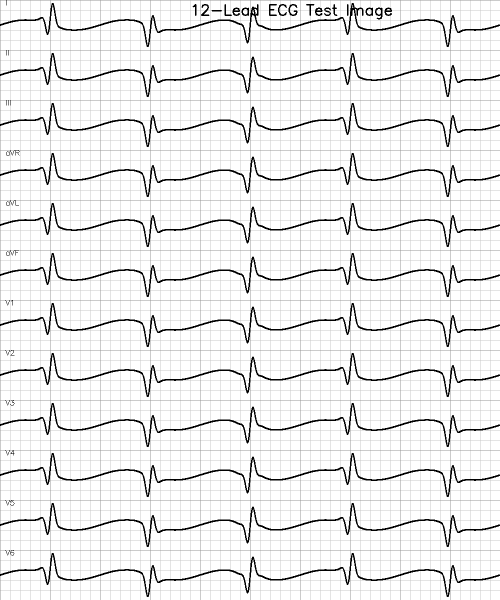
#> input picture backend/test_ecg.png, 1000 x 1200 px (shown at 1/2 size); its folder holds only this picture in this run
$ python -i ecg_image_converter.py   (imports and definitions only)
#> lines starting #> are read from the running program, lines starting #| are printed output that depends on the picture; after the words box and inside, x2 and y2 are one past the last pixel; in counts of white or black regions, pixels touching at a corner belong together
#> further down, picture is the input picture: shape (1200, 1000, 3); min 0, max 255, mean 235.9
"""
ECG Image to Signal Converter

Converts ECG images to 1D signal format for ResNet1D model
"""
import cv2
import numpy as np
import logging
from typing import Tuple, Optional
import torch

from ml.pipeline_types import ExtractionResult, LeadQC

logger = logging.getLogger(__name__)


class ECGImageToSignal:
    """
    Convert ECG image to 12-lead 1D signal

    This is a simplified converter that extracts signal from
    standard 12-lead ECG paper recordings.
    """

    def __init__(
        self,
        signal_length: int = 1000,
        num_leads: int = 12,
        sampling_rate: int = 500
    ):
        self.signal_length = signal_length
        self.num_leads = num_leads
        self.sampling_rate = sampling_rate

    def extract_lead_signals(
        self,
        image: np.ndarray,
        lead_positions: Optional[list] = None
    ) -> np.ndarray:
        """
        Extract 1D signals from ECG image

        Args:
            image: ECG image array [H, W, C] or [H, W]
            lead_positions: Positions of each lead in the image

        Returns:
            signals: Extracted signals [num_leads, signal_length]
        """
        result = self.extract_with_result(image, lead_positions)
        return result.signals

    def _format_layout_method(self, raw_method: str) -> str:
        if raw_method == "12x1":
            return "horizontal_strips"
        if raw_method == "6x2":
            return "6x2_grid"
        if raw_method == "4x3+1":
            return "3x4+1_rhythm"
        if raw_method == "3x4":
            return "3x4_grid"
        if raw_method == "naive_strips":
            return "projection"
        return raw_method

    def _detect_skew(self, image: np.ndarray) -> tuple[float, float]:
        """
        Detect skew angle using row-projection variance.

        For aligned content, the horizontal row projection has high variance
        (concentrated bands). For rotated content, it's spread out and smoother.
        Tests multiple angles and picks the one maximizing projection variance.
        """
        if image.ndim == 3:
            gray = cv2.cvtColor(image, cv2.COLOR_RGB2GRAY)
        else:
            gray = image.copy()

        h, w = gray.shape
        mean_val = float(np.mean(gray))
#> mean_val = 235.9
        _, binary = cv2.threshold(gray, int(min(mean_val * 0.7, 200)), 255, cv2.THRESH_BINARY_INV)
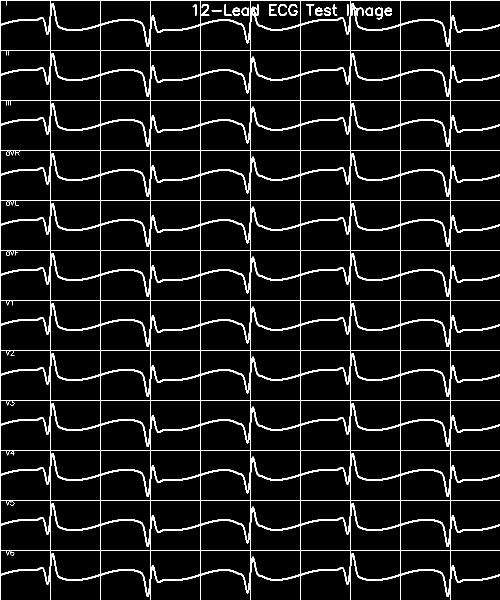
#> binary: shape (1200, 1000) (shown at 1/2 size); 7% white; 21 white regions, largest, box (x1, y1, x2, y2) and area: (0, 0, 1000, 1200) 81953, (750, 15, 765, 39) 178, (577, 8, 595, 32) 173

        best_angle = 0.0
        best_variance = 0.0
        baseline_variance = 0.0

        for test_angle in np.arange(-45.0, 45.5, 0.5):
            center = (w // 2, h // 2)
            rot_matrix = cv2.getRotationMatrix2D(center, test_angle, 1.0)
            rotated = cv2.warpAffine(binary, rot_matrix, (w, h), borderValue=0)

            row_proj = np.sum(rotated > 0, axis=1).astype(np.float64)
            variance = float(np.var(row_proj))

            if variance > best_variance:
                best_variance = variance
                best_angle = float(test_angle)

            if test_angle == 0.0:
                baseline_variance = variance
#> this loop made 181 passes
#> (variance, best_variance, baseline_variance) on pass 91: (12933.9, 12933.9, 12933.9)
#> pass 1, in _detect_skew, `rotated = cv2.warpAffine(binary, rot_matrix, (w, h), borderValue=0)`:
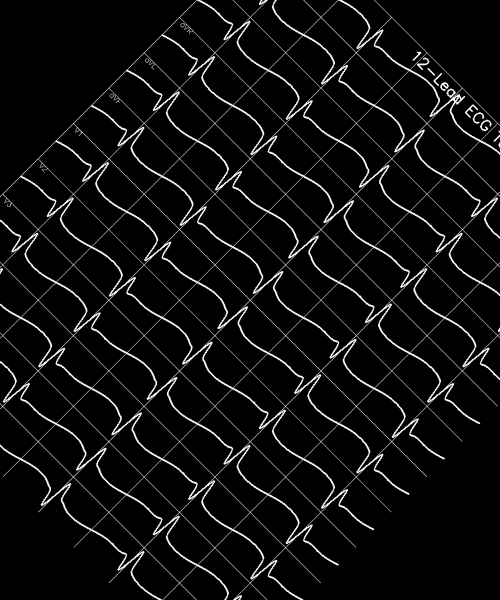
#> rotated: shape (1200, 1000) (shown at 1/2 size); min 0, max 255, mean 14.4
#> pass 2, in _detect_skew, `rotated = cv2.warpAffine(binary, rot_matrix, (w, h), borderValue=0)`:
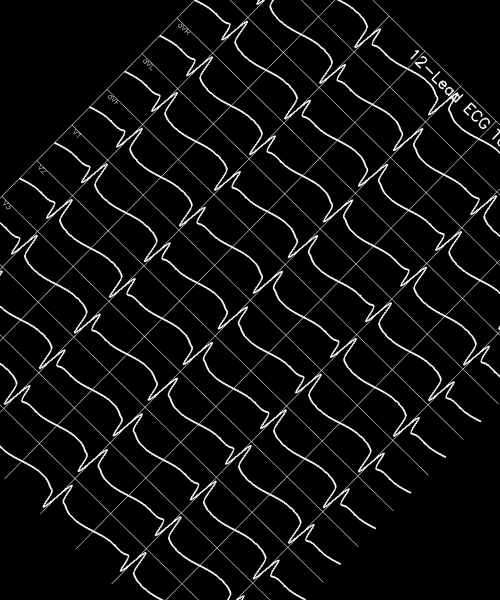
#> rotated: shape (1200, 1000) (shown at 1/2 size); min 0, max 255, mean 14.5
#> pass 3, in _detect_skew, `rotated = cv2.warpAffine(binary, rot_matrix, (w, h), borderValue=0)`:
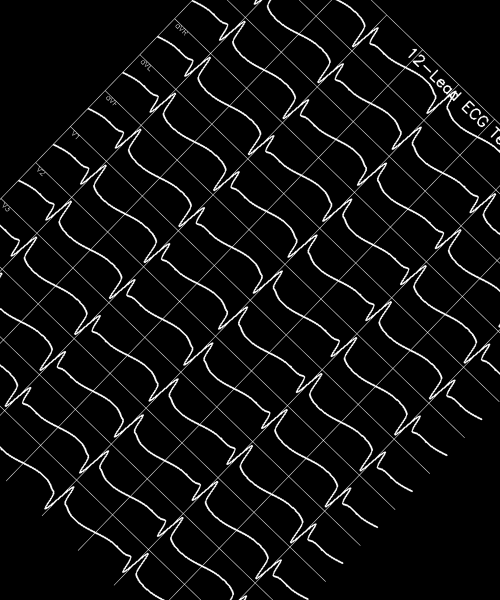
#> rotated: shape (1200, 1000) (shown at 1/2 size); min 0, max 255, mean 14.5
#> after the loop, best_angle = 0; best_variance = 12933.9

        # Confidence: if best angle is near 0, the image is aligned (high confidence in that)
        # If best angle is far from 0, confidence depends on improvement over baseline
        if abs(best_angle) < 1.0:
            # Image appears straight — that's a confident finding
            confidence = min(1.0, baseline_variance / 100.0) if baseline_variance > 1e-10 else 0.0
#> confidence = 1
#> (the rest of the program and of its run is left out)
